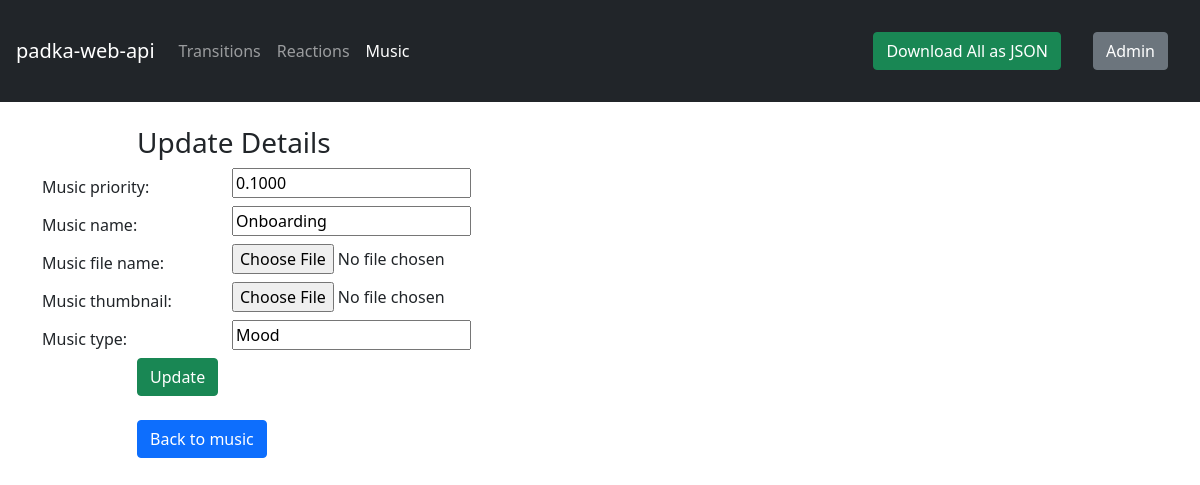
Page /music/editMusic/8 on the committed database.
### app/models.py (models this page shows)
class Music(models.Model):
    def get_filename_path(instance, filename):
        return 'assetss/music/{0}/files/{0}/{1}'.format(instance.type, filename)
    def get_thumbnail_path(instance, filename):
        return 'assets/music/thumbnail/{0}/{1}'.format(instance.type, filename)
    id = models.AutoField(primary_key=True)
    priority = models.DecimalField(max_digits=5, decimal_places=4)
    name = models.CharField(max_length=200)
    filename = models.FileField(upload_to=get_filename_path)
    thumbnail = models.FileField(upload_to=get_thumbnail_path)
    type = models.CharField(max_length=200)
    class Meta:
        db_table = "music"

### app/views.py (the view)
# urls.py: path('music/editMusic/<int:id>', views.editMusic),
def editMusic(request, id):
    music = Music.objects.get(id=id)
    request.FILES['filename'] = music.filename
    request.FILES['thumbnail'] = music.thumbnail
    return render(request,'music/edit.html', {'music':music})

### app/templates/music/edit.html (shortened to what this page needs)
<!DOCTYPE html>
<html lang="en">
<head>
    {% load static %}
    <link href="{% static 'css/bootstrap.css' %}" rel="stylesheet">
</head>
<body>
  <nav class="navbar navbar-expand-md navbar-dark bg-dark p-3">
    <a class="navbar-brand" href="#">padka-web-api</a>
    <div class="collapse navbar-collapse" id="navbarCollapse">
      <ul class="navbar-nav mr-auto">
        <li class="nav-item">
          <a class="nav-link" href="/transitions">Transitions </a>
        </li>
        <li class="nav-item">
          <a class="nav-link" href="/reactions">Reactions</a>
        </li>
        <li class="nav-item active">
          <a class="nav-link active" href="/music">Music</a>
        </li>
      </ul>
    </div>
    <br>
    <center><a href="/downloadAllAsJSON" class="btn btn-success m-3">Download All as JSON</a></center>
    <center><a href="/admin" class="btn btn-secondary m-3">Admin</a></center>
  </nav>
<form method="POST" class="post-form" action="/music/updateMusic/{{music.id}}" enctype="multipart/form-data">
    <div class="container">
<br>
    <div class="form-group row">
    <label class="col-sm-1 col-form-label"></label>
    <div class="col-sm-4">
    <h3>Update Details</h3>
    </div>
  </div>
  <div class="form-group row">
    <label class="col-sm-2 col-form-label">Music priority:</label>
    <div class="col-sm-4">
        <input type="text" name="priority" id="id_priority" required value="{{ music.priority }}" />
    </div>
  </div>
    <div class="form-group row">
    <label class="col-sm-2 col-form-label">Music name:</label>
    <div class="col-sm-4">
        <input type="text" name="name" id="id_name" required value="{{ music.name }}" />
    </div>
  </div>
    <div class="form-group row">
    <label class="col-sm-2 col-form-label">Music file name:</label>
    <div class="col-sm-4">
        <input type="file" name="filename" id="id_filename" required value="{{ music.filename }}" />
    </div>
  </div>
    <div class="form-group row">
    <label class="col-sm-2 col-form-label">Music thumbnail:</label>
    <div class="col-sm-4">
        <input type="file" name="thumbnail" id="id_thumbnail" required value="{{ music.thumbnail }}" />
    </div>
  </div>
    <div class="form-group row">
    <label class="col-sm-2 col-form-label">Music type:</label>
    <div class="col-sm-4">
        <input type="text" name="type" id="id_type" required value="{{ music.type }}" />
    </div>
  </div>
    <div class="form-group row">
    <label class="col-sm-1 col-form-label"></label>
    <div class="col-sm-4">
    <button type="submit" class="btn btn-success">Update</button>
    </div>
  </div>
  <br>
  <div class="form-group row">
    <label class="col-sm-1 col-form-label"></label>
    <div class="col-sm-4">
      <a href="/music" class="btn btn-primary">Back to music</a>
    </div>
  </div>
    </div>
</form>
</body>
</html>

### rows in the picture
Music: priority "0.1000", name "Onboarding", type "Mood"
